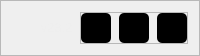
     <widget class="QFrame" name="frame_aukr">
      <property name="maximumSize">
       <size>
        <width>16777215</width>
        <height>50</height>
       </size>
      </property>
      <property name="styleSheet">
       <string notr="true">#frame_aukr{
background-color: #000000;
border-radius: 15px;
}</string>
      </property>
      <property name="frameShape">
       <enum>QFrame::StyledPanel</enum>
      </property>
      <property name="frameShadow">
       <enum>QFrame::Raised</enum>
      </property>
      <layout class="QGridLayout" name="gridLayout_7">
       <property name="leftMargin">
        <number>12</number>
       </property>
       <item row="0" column="0" alignment="Qt::AlignLeft|Qt::AlignVCenter">
        <widget class="QLabel" name="headerlabel">
         <property name="maximumSize">
          <size>
           <width>250</width>
           <height>16777215</height>
          </size>
         </property>
         <property name="frameShadow">
          <enum>QFrame::Plain</enum>
         </property>
         <property name="text">
          <string/>
         </property>
         <property name="pixmap">
          <pixmap resource="../icon.qrc">:/icon/icon/header.png</pixmap>
         </property>
         <property name="scaledContents">
          <bool>true</bool>
         </property>
        </widget>
       </item>
       <item row="0" column="7" alignment="Qt::AlignRight|Qt::AlignVCenter">
        <widget class="QFrame" name="top_buttons">
         <property name="maximumSize">
          <size>
           <width>120</width>
           <height>16777215</height>
          </size>
         </property>
         <property name="styleSheet">
          <string notr="true">QPushButton {
border-radius: 5px;
background-color:#000000;
}

QPushButton:hover {
background-color: #6316AC;
}
</string>
         </property>
         <property name="frameShape">
          <enum>QFrame::StyledPanel</enum>
         </property>
         <property name="frameShadow">
          <enum>QFrame::Raised</enum>
         </property>
         <layout class="QHBoxLayout" name="horizontalLayout_3">
          <property name="spacing">
           <number>8</number>
          </property>
          <property name="leftMargin">
           <number>0</number>
          </property>
          <property name="topMargin">
           <number>0</number>
          </property>
          <property name="rightMargin">
           <number>0</number>
          </property>
          <property name="bottomMargin">
           <number>0</number>
          </property>
          <item>
           <widget class="QPushButton" name="minimizeButton">
            <property name="minimumSize">
             <size>
              <width>30</width>
              <height>30</height>
             </size>
            </property>
            <property name="maximumSize">
             <size>
              <width>30</width>
              <height>30</height>
             </size>
            </property>
            <property name="styleSheet">
             <string notr="true"/>
            </property>
            <property name="text">
             <string/>
            </property>
            <property name="icon">
             <iconset resource="../icon.qrc">
              <normaloff>:/icon/icon/minus.svg</normaloff>:/icon/icon/minus.svg</iconset>
            </property>
            <property name="iconSize">
             <size>
              <width>24</width>
              <height>24</height>
             </size>
            </property>
            <property name="checkable">
             <bool>false</bool>
            </property>
            <property name="autoDefault">
             <bool>false</bool>
            </property>
           </widget>
          </item>
          <item>
           <widget class="QPushButton" name="restoreButton">
            <property name="minimumSize">
             <size>
              <width>30</width>
              <height>30</height>
             </size>
            </property>
            <property name="maximumSize">
             <size>
              <width>30</width>
              <height>30</height>
             </size>
            </property>
            <property name="styleSheet">
             <string notr="true"/>
            </property>
            <property name="text">
             <string/>
            </property>
            <property name="icon">
             <iconset resource="../icon.qrc">
              <normaloff>:/icon/icon/maximize.svg</normaloff>:/icon/icon/maximize.svg</iconset>
            </property>
            <property name="iconSize">
             <size>
              <width>24</width>
              <height>24</height>
             </size>
            </property>
           </widget>
          </item>
          <item>
           <widget class="QPushButton" name="closeButton">
            <property name="minimumSize">
             <size>
              <width>30</width>
              <height>30</height>
             </size>
            </property>
            <property name="maximumSize">
             <size>
              <width>30</width>
              <height>30</height>
             </size>
            </property>
            <property name="styleSheet">
             <string notr="true"/>
            </property>
            <property name="text">
             <string/>
            </property>
            <property name="icon">
             <iconset resource="../icon.qrc">
              <normaloff>:/icon/icon/close.svg</normaloff>:/icon/icon/close.svg</iconset>
            </property>
            <property name="iconSize">
             <size>
              <width>24</width>
              <height>24</height>
             </size>
            </property>
           </widget>
          </item>
         </layout>
        </widget>
       </item>
       <item row="0" column="1">
        <widget class="QLabel" name="label_4">
         <property name="minimumSize">
          <size>
           <width>35</width>
           <height>0</height>
          </size>
         </property>
         <property name="maximumSize">
          <size>
           <width>35</width>
           <height>16777215</height>
          </size>
         </property>
         <property name="font">
          <font>
           <family>Segoe UI</family>
           <pointsize>10</pointsize>
          </font>
         </property>
         <property name="text">
          <string>&lt;html&gt;&lt;head/&gt;&lt;body&gt;&lt;p align=&quot;center&quot;&gt;&lt;span style=&quot; color:#eeeeee;&quot;&gt;v23.2&lt;/span&gt;&lt;/p&gt;&lt;/body&gt;&lt;/html&gt;</string>
         </property>
        </widget>
       </item>
      </layout>
     </widget>
